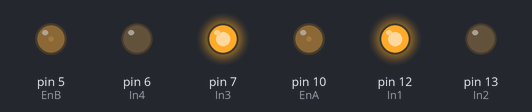
Bench run of a sketch on a simulated Arduino Uno, built with avr-gcc and run on an emulated ATmega328P. Parts: output pins drawn as LEDs (lit = HIGH).

Above: at 0.1 s.
Timing chart, 0 to 1.6 s (numbered marks = the images above):
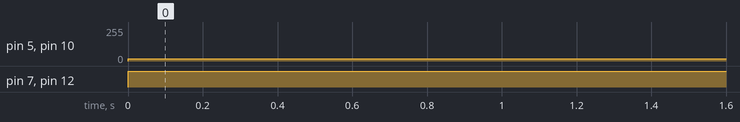

The sketch:

analog_movement.ino
```cpp
#define EnA 10   // white
#define EnB 5   // yellow
#define In4 6   // green
#define In3 7   // blue
#define In2 13  // purple
#define In1 12  // grey

volatile char serialInput;
volatile int delayTime;


void setup() {
  pinMode(EnA, OUTPUT);
  pinMode(EnB, OUTPUT);
  pinMode(In4, OUTPUT);
  pinMode(In3, OUTPUT);
  pinMode(In2, OUTPUT);
  pinMode(In1, OUTPUT);


  Serial.begin(9600);
}

void loop() {
  analogWrite(EnA, 16); // 0 - 255
  analogWrite(EnB, 16);

  digitalWrite(In1, HIGH);
  digitalWrite(In3, HIGH);
  digitalWrite(In2, LOW);
  digitalWrite(In4, LOW);
}
```

Measured:
- by itself, pin 5 (EnB), pin 10 (EnA): 0/255 → 16/255 at 0.00 s
- by itself, pin 7 (In3), pin 12 (In1): LOW → HIGH at 0.00 s
